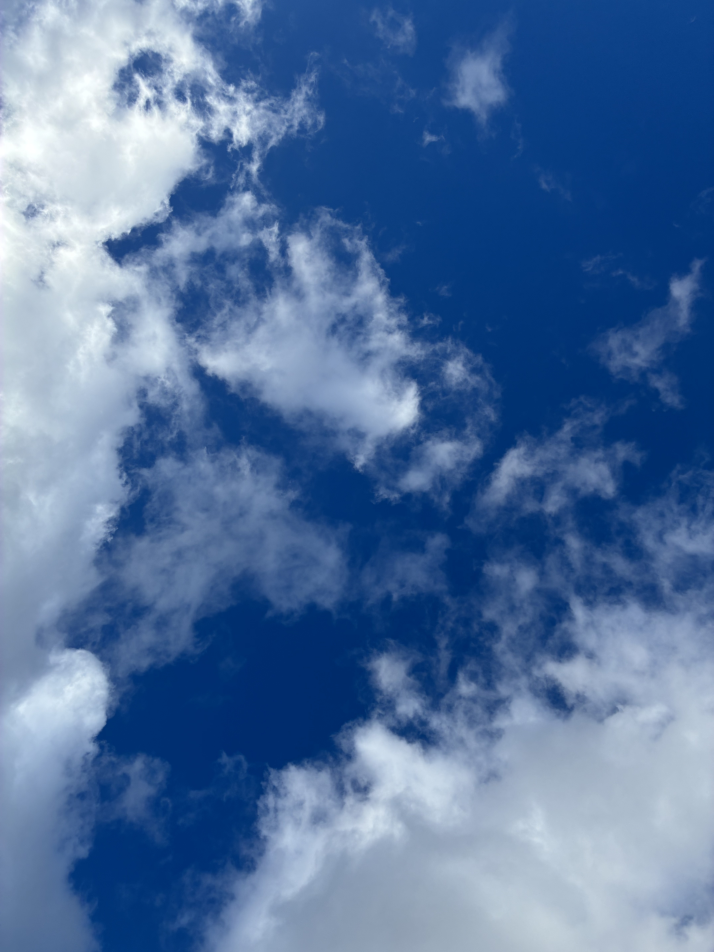
#> input picture references/photos/IMG_6553.jpg, 4284 x 5712 px, given in place of ref_IMG_7017.png, which was not available (shown at 1/6 size)
$ python analyze.py ../../references/photos/IMG_6553.jpg
#> lines starting #> are read from the running program, lines starting #| are printed output that depends on the picture; pictures that were not available may be replaced by others from this repository, and a replacement may not be noted
"""Patch-based color comparison: reference photo vs a soar render.

Prints mean sRGB / HSV per named patch, a cloud-masked horizontal sky sweep
(the sunward-gradient signature), and top-percentile white stats.

Usage: uv run python temp/tuning-2026-08-11/analyze.py <render.png> [--crops]
"""
import sys
import colorsys
import numpy as np
from PIL import Image

REF = "/tmp/claude-1000/-home-thomas-code-and-data-cloudyview/831ac381-87c7-448e-bcc9-b31c7a35ce13/scratchpad/ref_IMG_7017.png"

# (name, cx, cy, half) in each image's own pixel coordinates.
REF_PATCHES = [
    ("sky_deep",      4300,  540, 120),   # upper right, away from sun
    ("sky_mid",       2850, 1780, 120),   # mid-elevation clear blue
    ("sky_low",       2850, 3990, 80),    # near horizon, hazier
    ("cloud_white",   2450, 2800, 50),    # lit top of central cloud
    ("cloud_base",    2500, 3060, 50),    # base of central cloud
    ("cloud_base2",    930, 3430, 40),    # base in lower-left cluster
]
REN_PATCHES = [
    ("sky_deep",      1350,  120, 60),
    ("sky_mid",        950,  430, 60),
    ("sky_low",       1700,  950, 40),
    ("cloud_white",    780,  700, 25),
    ("cloud_base",     620,  890, 20),
    ("cloud_base2",    260,  930, 25),
]

# Horizontal sky sweeps: (y_row, x_start, x_end). Sunward side is LEFT in
# both images (soar sun az 20 vs camera az 148; ref photo brightens left-down).
REF_SWEEP = (1650, 100, 5600)
REN_SWEEP = (430, 30, 1890)


def hsv(mean):
    h, s, v = colorsys.rgb_to_hsv(*(np.asarray(mean) / 255.0))
    return h * 360, s, v


def patch_stats(arr, cx, cy, half):
    box = arr[cy - half:cy + half, cx - half:cx + half]
    mean = box.reshape(-1, 3).mean(axis=0)
    return mean, hsv(mean), box


def sky_sweep(arr, row, x0, x1, nbins=8, band=40):
    """Mean sky color in nbins bins along a row, cloud pixels masked out."""
    strip = arr[row - band:row + band, x0:x1].astype(float)
    r, g, b = strip[..., 0], strip[..., 1], strip[..., 2]
    # Sky: strongly blue. Clouds: desaturated. Mask on blue dominance.
    skyness = (b - r) / np.maximum(b, 1)
    mask = skyness > 0.25
    xs = np.linspace(0, 1, nbins + 1)
    out = []
    W = strip.shape[1]
    for i in range(nbins):
        seg = slice(int(xs[i] * W), int(xs[i + 1] * W))
        m = mask[:, seg]
        if m.sum() < 100:
            out.append(None)
            continue
        mean = strip[:, seg][m].mean(axis=0)
        out.append((mean, hsv(mean)))
    return out


def whites(arr, pct=98.0):
    """Mean color of the brightest pct-percentile pixels (the lit cloud faces)."""
    f = arr.reshape(-1, 3).astype(float)
    lum = f @ [0.2126, 0.7152, 0.0722]
    sel = f[lum >= np.percentile(lum, pct)]
    return sel.mean(axis=0)


def report(path, patches, sweep, tag, save_crops):
#> called with sweep = (1650, 100, 5600), tag = 'ref', save_crops = False
    arr = np.asarray(Image.open(path).convert("RGB"))
#> arr is the input picture: shape (5712, 4284, 3); mean R, G, B 81.7, 114, 158.6
    print(f"\n== {tag}: {path.split('/')[-1]} ({arr.shape[1]}x{arr.shape[0]})")
#| == ref: ref_IMG_7017.png (4284x5712)
    crops = []
    out = {}
    for name, cx, cy, half in patches:
        mean, hh, box = patch_stats(arr, cx, cy, half)
        out[name] = (mean, hh)
        print(f"  {name:12s} RGB ({mean[0]:5.1f},{mean[1]:5.1f},{mean[2]:5.1f})"
              f"   H {hh[0]:5.1f}  S {hh[1]:.3f}  V {hh[2]:.3f}")
        crops.append(np.asarray(Image.fromarray(box).resize((96, 96), Image.NEAREST)))
#> this loop made 6 passes
#> (mean, hh) on passes 1 to 6: ([7.77, 60.25, 130.4], (214.3, 0.94, 0.511)), ([4.1, 55.62, 121.5], (213.7, 0.966, 0.476)), ([31.78, 67.45, 120.5], (215.9, 0.736, 0.473)), ([45.56, 81.3, 134.4], (215.9, 0.661, 0.527)), ([5.32, 52.23, 113.9], (214.1, 0.953, 0.447)), ([87.91, 114.3, 155.3], (216.5, 0.434, 0.609))
#|   sky_deep     RGB (  7.8, 60.3,130.4)   H 214.3  S 0.940  V 0.511
#|   sky_mid      RGB (  4.1, 55.6,121.5)   H 213.7  S 0.966  V 0.476
#|   sky_low      RGB ( 31.8, 67.5,120.5)   H 215.9  S 0.736  V 0.473
#|   cloud_white  RGB ( 45.6, 81.3,134.4)   H 215.9  S 0.661  V 0.527
#|   cloud_base   RGB (  5.3, 52.2,113.9)   H 214.1  S 0.953  V 0.447
#|   cloud_base2  RGB ( 87.9,114.3,155.3)   H 216.5  S 0.434  V 0.609
#> pass 1, in patch_stats, `box = arr[cy - half:cy + half, cx - half:cx + half]`:
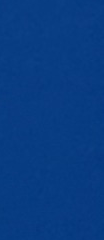
#> box: shape (240, 104, 3); mean R, G, B 7.8, 60.3, 130.4
#> after the loop:
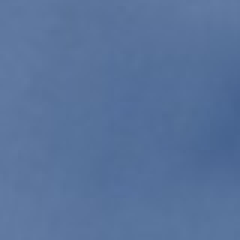
#> box: shape (80, 80, 3) (shown 3 times larger); mean R, G, B 87.9, 114.3, 155.3
#> after the loop, crops = 6 items; out = 6 items
    w = whites(arr)
#> w = [230.6, 239.5, 243.6]
    wh = hsv(w)
#> wh = (199.1, 0.0533, 0.955)
    out["whites_p98"] = (w, wh)
    print(f"  {'whites_p98':12s} RGB ({w[0]:5.1f},{w[1]:5.1f},{w[2]:5.1f})"
          f"   H {wh[0]:5.1f}  S {wh[1]:.3f}  V {wh[2]:.3f}")
#|   whites_p98   RGB (230.6,239.5,243.6)   H 199.1  S 0.053  V 0.955
    print(f"  sky sweep (sunward left -> right), row {sweep[0]}:")
    for i, entry in enumerate(sky_sweep(arr, *sweep)):
#> in sky_sweep, `xs = np.linspace(0, 1, nbins + 1)`: xs = [0, 0.125, 0.25, 0.375, 0.5, 0.625, 0.75, 0.875, 1]
#> in sky_sweep, `W = strip.shape[1]`: W = 4184
        if entry is None:
            print(f"    bin {i}: (masked)")
            continue
        mean, hh = entry
        print(f"    bin {i}: RGB ({mean[0]:5.1f},{mean[1]:5.1f},{mean[2]:5.1f})"
              f"   H {hh[0]:5.1f}  S {hh[1]:.3f}  V {hh[2]:.3f}")
#> this loop made 8 passes
#|     bin 0: (masked)
#|     bin 1: RGB (102.3,128.2,169.3)   H 216.8  S 0.395  V 0.664
#|     bin 2: RGB ( 55.5, 90.0,143.4)   H 216.4  S 0.613  V 0.562
#|     bin 3: RGB ( 93.5,120.8,164.8)   H 217.0  S 0.433  V 0.646
#|     bin 4: RGB ( 27.8, 72.9,133.4)   H 214.3  S 0.792  V 0.523
#|     bin 5: RGB (  3.4, 55.9,121.9)   H 213.4  S 0.972  V 0.478
#|     bin 6: RGB (  7.0, 56.2,121.5)   H 214.2  S 0.943  V 0.476
#|     bin 7: RGB ( 16.3, 60.9,123.1)   H 215.0  S 0.867  V 0.483
    if save_crops:
        Image.fromarray(np.hstack(crops)).save(
            f"temp/tuning-2026-08-11/crops_{tag}.png")
    return out


def main():
    render = sys.argv[1]
    save = "--crops" in sys.argv
    ref = report(REF, REF_PATCHES, REF_SWEEP, "ref", save)
#> ref = 7 items
    ren = report(render, REN_PATCHES, REN_SWEEP, "render", save)
#> call 2 of report, with path = '../../references/photos/IMG_6553.jpg', sweep = (430, 30, 1890), tag = 'render', save_crops = False
#| == render: IMG_6553.jpg (4284x5712)
#> the loop in report (call 2), `for name, cx, cy, half in patches:` made 6 passes
#> (mean, hh) on passes 1 to 6: ([67.97, 102.7, 157.5], (216.8, 0.569, 0.618)), ([112.9, 137.9, 178], (216.9, 0.365, 0.698)), ([25.63, 71.42, 134], (214.6, 0.809, 0.526)), ([218.8, 228.9, 236.2], (205.2, 0.0738, 0.926)), ([207.4, 220.4, 228.4], (202.9, 0.0919, 0.896)), ([236.4, 244.6, 246.7], (192.3, 0.0414, 0.967))
#|   sky_deep     RGB ( 68.0,102.7,157.5)   H 216.8  S 0.569  V 0.618
#|   sky_mid      RGB (112.9,137.9,178.0)   H 216.9  S 0.365  V 0.698
#|   sky_low      RGB ( 25.6, 71.4,134.0)   H 214.6  S 0.809  V 0.526
#|   cloud_white  RGB (218.8,228.9,236.2)   H 205.2  S 0.074  V 0.926
#|   cloud_base   RGB (207.4,220.4,228.4)   H 202.9  S 0.092  V 0.896
#|   cloud_base2  RGB (236.4,244.6,246.7)   H 192.3  S 0.041  V 0.967
#> pass 1, in patch_stats (call 7), `box = arr[cy - half:cy + half, cx - half:cx + half]`:
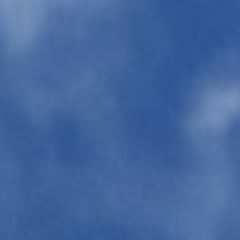
#> box: shape (120, 120, 3) (shown 2 times larger); mean R, G, B 68, 102.7, 157.5
#> pass 2, in patch_stats (call 8), `box = arr[cy - half:cy + half, cx - half:cx + half]`:
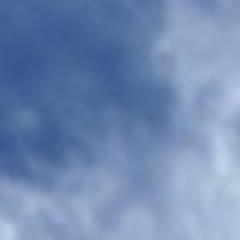
#> box: shape (120, 120, 3) (shown 2 times larger); mean R, G, B 112.9, 137.9, 178
#> pass 3, in patch_stats (call 9), `box = arr[cy - half:cy + half, cx - half:cx + half]`:
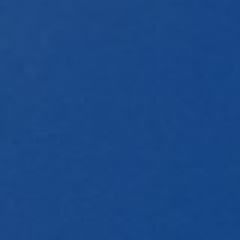
#> box: shape (80, 80, 3) (shown 3 times larger); mean R, G, B 25.6, 71.4, 134
#> after the loop in report (call 2), `for name, cx, cy, half in patches:`:
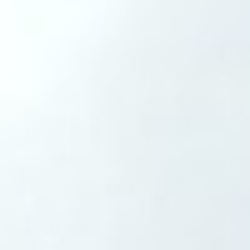
#> box: shape (50, 50, 3) (shown 5 times larger); mean R, G, B 236.4, 244.6, 246.7
#|   whites_p98   RGB (230.6,239.5,243.6)   H 199.1  S 0.053  V 0.955
#> in sky_sweep (call 2), `r, g, b = strip[..., 0], strip[..., 1], strip[..., 2]`:
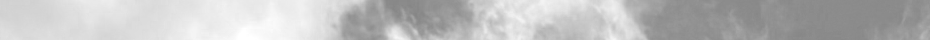
#> b: shape (80, 1860) float64 (shown at 1/2 size); min 133, max 255, mean 189.6
#> in sky_sweep (call 2), `W = strip.shape[1]`: W = 1860
#> the loop in report (call 2), `for i, entry in enumerate(sky_sweep(arr, *sweep)):` made 8 passes
#> (mean, hh) on passes 3 to 8: ([112.6, 138.3, 176], (215.7, 0.36, 0.69)), ([82.33, 111.1, 158.5], (217.3, 0.481, 0.622)), ([131.4, 154.1, 189.3], (216.4, 0.306, 0.742)), ([79.49, 111.9, 162.7], (216.6, 0.512, 0.638)), ([44.9, 84.37, 144.3], (216.2, 0.689, 0.566)), ([38.71, 80.49, 142.8], (215.9, 0.729, 0.56))
#|     bin 0: (masked)
#|     bin 1: (masked)
#|     bin 2: RGB (112.6,138.3,176.0)   H 215.7  S 0.360  V 0.690
#|     bin 3: RGB ( 82.3,111.1,158.5)   H 217.3  S 0.481  V 0.622
#|     bin 4: RGB (131.4,154.1,189.3)   H 216.4  S 0.306  V 0.742
#|     bin 5: RGB ( 79.5,111.9,162.7)   H 216.6  S 0.512  V 0.638
#|     bin 6: RGB ( 44.9, 84.4,144.3)   H 216.2  S 0.689  V 0.566
#|     bin 7: RGB ( 38.7, 80.5,142.8)   H 215.9  S 0.729  V 0.560
#> ren = 7 items
    print("\n== deltas (render - ref)")
    for name in ref:
        dm = ren[name][0] - ref[name][0]
        dh = ren[name][1][0] - ref[name][1][0]
        ds = ren[name][1][1] - ref[name][1][1]
        dv = ren[name][1][2] - ref[name][1][2]
        print(f"  {name:12s} dRGB ({dm[0]:+6.1f},{dm[1]:+6.1f},{dm[2]:+6.1f})"
              f"   dH {dh:+6.1f}  dS {ds:+.3f}  dV {dv:+.3f}")
#> this loop made 7 passes
#> (name, dm, dh, ds, dv) on passes 1 to 6: ('sky_deep', [60.2, 42.41, 27.12], 2.43, -0.372, 0.106), ('sky_mid', [108.8, 82.3, 56.49], 3.28, -0.601, 0.222), ('sky_low', [-6.15, 3.97, 13.47], -1.23, 0.0724, 0.0528), ('cloud_white', [173.2, 147.6, 101.7], -10.71, -0.587, 0.399), ('cloud_base', [202.1, 168.2, 114.5], -11.22, -0.861, 0.449), ('cloud_base2', [148.5, 130.2, 91.37], -24.16, -0.392, 0.358)
#> (name, dh, ds, dv) on pass 7: ('whites_p98', 0, 0, 0)
#|   sky_deep     dRGB ( +60.2, +42.4, +27.1)   dH   +2.4  dS -0.372  dV +0.106
#|   sky_mid      dRGB (+108.8, +82.3, +56.5)   dH   +3.3  dS -0.601  dV +0.222
#|   sky_low      dRGB (  -6.1,  +4.0, +13.5)   dH   -1.2  dS +0.072  dV +0.053
#|   cloud_white  dRGB (+173.2,+147.6,+101.7)   dH  -10.7  dS -0.587  dV +0.399
#|   cloud_base   dRGB (+202.1,+168.2,+114.5)   dH  -11.2  dS -0.861  dV +0.449
#|   cloud_base2  dRGB (+148.5,+130.2, +91.4)   dH  -24.2  dS -0.392  dV +0.358
#|   whites_p98   dRGB (  +0.0,  +0.0,  +0.0)   dH   +0.0  dS +0.000  dV +0.000


if __name__ == "__main__":
    main()

$ run again, on references/photos/IMG_6562.jpg
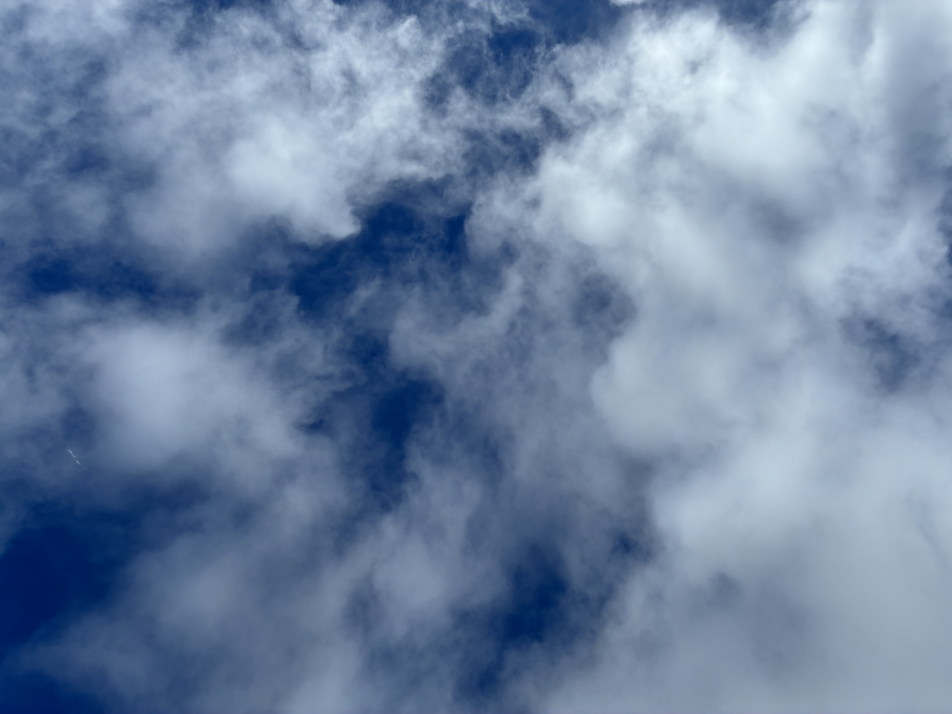
#> input picture references/photos/IMG_6562.jpg, 5712 x 4284 px, given in place of ref_IMG_7017.png, which was not available (shown at 1/6 size)
#> in report, arr is the input picture: shape (4284, 5712, 3); mean R, G, B 110, 131.1, 160.5
#| == ref: ref_IMG_7017.png (5712x4284)
#> the loop in report, `for name, cx, cy, half in patches:` made 6 passes
#> (mean, hh) on passes 1 to 6: ([209.4, 226.9, 237.6], (202.8, 0.119, 0.932)), ([69.95, 92.54, 127.1], (216.3, 0.45, 0.499)), ([40.32, 66.57, 108.2], (216.8, 0.627, 0.424)), ([51.18, 76.14, 115.6], (216.7, 0.557, 0.453)), ([86.85, 106.7, 138.1], (216.7, 0.371, 0.541)), ([67.63, 91.64, 128.9], (216.5, 0.475, 0.506))
#> (printed output is left out)
#> after the loop in report, `for name, cx, cy, half in patches:`:
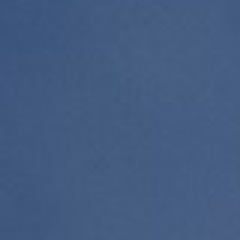
#> box: shape (80, 80, 3) (shown 3 times larger); mean R, G, B 67.6, 91.6, 128.9
#> after the loop in report, `for name, cx, cy, half in patches:`: crops = 6 items
#> w = [208.7, 226.1, 237.4]
#> wh = (203.5, 0.121, 0.931)
#|   whites_p98   RGB (208.7,226.1,237.4)   H 203.5  S 0.121  V 0.931
#> xs = [0, 0.125, 0.25, 0.375, 0.5, 0.625, 0.75, 0.875, 1]
#> W = 5500
#> the loop in report, `for i, entry in enumerate(sky_sweep(arr, *sweep)):` made 8 passes
#> (mean, hh) on passes 1, 2, 3, 4, 5, 6, 8: ([19.97, 53.9, 106.5], (216.5, 0.812, 0.417)), ([58.84, 83.95, 123.8], (216.8, 0.525, 0.486)), ([24.65, 57.29, 105.3], (215.7, 0.766, 0.413)), ([47.59, 73.91, 115.2], (216.7, 0.587, 0.452)), ([98.34, 118.6, 148], (215.5, 0.335, 0.58)), ([107.7, 125.8, 152.8], (215.9, 0.295, 0.599)), ([136.5, 156.5, 184], (214.7, 0.258, 0.721))
#> (printed output is left out)
#> ref = 7 items
#| == render: IMG_6562.jpg (5712x4284)
#> the loop in report (call 2), `for name, cx, cy, half in patches:` made 6 passes
#> (mean, hh) on passes 1 to 6: ([109.7, 131.7, 164.3], (215.8, 0.332, 0.644)), ([142.6, 162.8, 190.7], (214.8, 0.252, 0.748)), ([192.8, 211.8, 227.9], (207.5, 0.154, 0.894)), ([116.9, 137.4, 169.3], (216.5, 0.31, 0.664)), ([78.11, 102.1, 139.2], (216.5, 0.439, 0.546)), ([70.43, 94.85, 135.3], (217.4, 0.479, 0.531))
#> (printed output is left out)
#|   whites_p98   RGB (208.7,226.1,237.4)   H 203.5  S 0.121  V 0.931
#> in sky_sweep (call 2), `r, g, b = strip[..., 0], strip[..., 1], strip[..., 2]`:
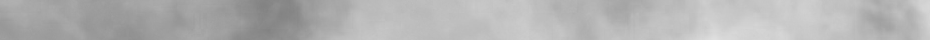
#> b: shape (80, 1860) float64 (shown at 1/2 size); min 130, max 223, mean 178.2
#> W = 1860
#> the loop in report (call 2), `for i, entry in enumerate(sky_sweep(arr, *sweep)):` made 8 passes
#> (mean, hh) on passes 1, 2, 3, 4, 5, 6, 8: ([101.8, 124.4, 160.1], (216.8, 0.364, 0.628)), ([100.1, 122.7, 158.8], (216.9, 0.37, 0.623)), ([92.66, 115.1, 151.1], (216.9, 0.387, 0.593)), ([139, 158.7, 188.1], (215.9, 0.261, 0.738)), ([134.7, 155.5, 184.5], (214.8, 0.27, 0.723)), ([129.5, 149.5, 179], (215.7, 0.276, 0.702)), ([129.1, 149.4, 177.6], (214.8, 0.273, 0.696))
#> (printed output is left out)
#> ren = 7 items
#> the loop in main, `for name in ref:` made 7 passes
#> (name, dm, dh, ds, dv) on passes 1 to 6: ('sky_deep', [-99.68, -95.18, -73.3], 13.04, 0.214, -0.287), ('sky_mid', [72.7, 70.29, 63.57], -1.49, -0.198, 0.249), ('sky_low', [152.5, 145.2, 119.7], -9.28, -0.473, 0.469), ('cloud_white', [65.7, 61.27, 53.79], -0.217, -0.247, 0.211), ('cloud_base', [-8.74, -4.62, 1.17], -0.273, 0.068, 0.00459), ('cloud_base2', [2.8, 3.21, 6.36], 0.913, 0.00395, 0.0249)
#> (printed output is left out)
